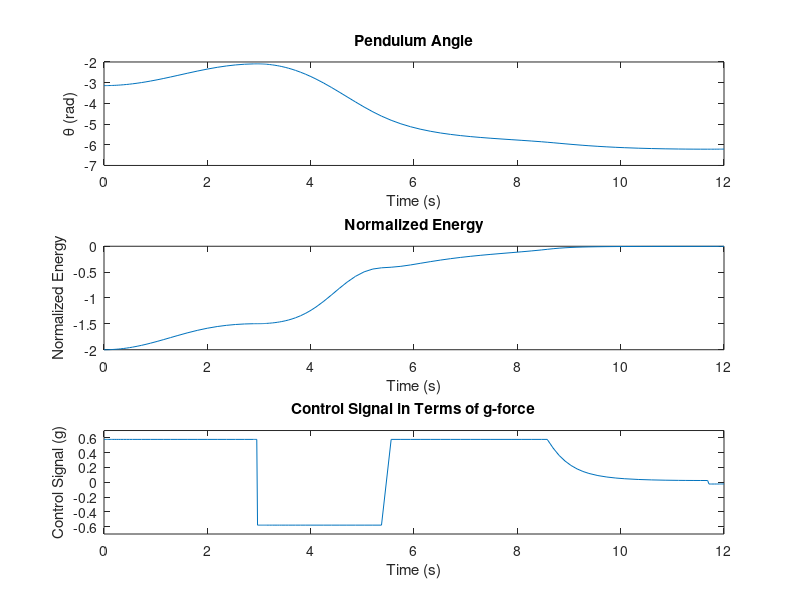

This figure's MATLAB source: (Note: this script raises an error after producing the figure.)
% Parameters
n = 0.58; % ratio of maximum acceleration to g
k = 100; % control gain
m = 0.01; % mass (kg)
l = 9.81; % length (m) adjusted for omega0 = 1
g = 9.81; % gravity (m/s^2)
J = m * l^2; % moment of inertia

% Initial conditions
theta0 = -pi; % initial angle (rad), downward position
dtheta0 = 0.001; % initial angular velocity (rad/s)

% Desired energy level at the upright position
E0 = 0;

% Time span
simTime = 12;
tspan = [0 simTime];

% State-space model function
function dxdt = pendulumStateSpace(~, x, J, m, g, l, k, n, E0)
    theta = x(1);
    dtheta = x(2);
    % Defnining Energy as per the equation 2
    E = 0.5 * J * dtheta^2 + m * g * l * (cos(theta) - 1);
    % Control equation as per the equation 8
    u_unsat = k * (E - E0) * sign(dtheta * cos(theta));
    % Applying the sat fuction in equation 8
    u = min(max(u_unsat, -n*g), n*g); % Saturate control signal
    
    dxdt = [dtheta;
            (m * g * l * sin(theta) - m * l * u * cos(theta)) / J];
end

% Solving ODE using ode45 with state-space model
[t, x] = ode45(@(t, x) pendulumStateSpace(t, x, J, m, g, l, k, n, E0), tspan, [theta0, dtheta0]);

% Calculating initial energy and print it
E_initial = 0.5 * J * dtheta0^2 + m * g * l * (cos(theta0) - 1);
fprintf('Initial Energy E: %.2f J\n', E_initial);

% Calculating control signal over time and print initial value
u_control_g_force = zeros(length(t), 1); % Control signal in terms of g-force
for i = 1:length(t)
    % Initializing theta variable
    theta = x(i, 1);
    % Initializing dtheta
    dtheta = x(i, 2);
    % Defnining Energy as per the equation 2
    E = 0.5 * J * dtheta^2 + m * g * l * (cos(theta) - 1);
    % Control equation as per the equation 8
    u_unsat = k * (E - E0) * sign(dtheta * cos(theta));
    % Applying the sat fuction in equation 8
    u_control_g_force(i) = min(max(u_unsat / g, -n), n); % Normalizing by g to express in terms of g-force
    % Printing the first value of control input
    if i == 1
        fprintf('Initial Control Signal: %.2f g\n', u_control_g_force(i));
    end
    
    % Stoping the applied force once the desired energy is reached
    if E >= E0 && i > 1
        u_control_g_force(i:end) = 0;
        break;
    end
end

% Plot results
figure;
subplot(3,1,1);
plot(t, x(:,1));
title('Pendulum Angle');
xlabel('Time (s)');
ylabel('\theta (rad)');

subplot(3,1,2);
E_norm = (0.5 * J * x(:,2).^2 + m * g * l .* (cos(x(:,1)) - 1)) / (m*g*l);
plot(t, E_norm);
title('Normalized Energy');
xlabel('Time (s)');
ylabel('Normalized Energy');

subplot(3,1,3);
plot(t(1:length(u_control_g_force)), u_control_g_force);
title('Control Signal in Terms of g-force');
xlabel('Time (s)');
ylabel('Control Signal (g)');
ylim([-0.7, 0.7]);

figure;
% Assuming theta representing the pendulum angles (in radians)
theta = x(:,1);  % Actual vector of theta values
time = linspace(0, simTime, length(theta));  % Create a time vector for sim time seconds

% Getting the length of theta
len_theta = length(theta);

% Define x and y positions as a function of theta
x_pos = @(t) sin(interp1(time, theta, t));   % Interpolate theta for continuous time t
y_pos = @(t) cos(interp1(time, theta, t));  % Interpolate theta for continuous time t

% Setting up animation loop
fanimator(@(t) plot(x_pos(t), y_pos(t), 'ko', 'MarkerFaceColor', 'k'), 'AnimationRange', [0 simTime], 'FrameRate', len_theta/simTime);
hold on;

% Plotting the line connecting the origin to the pendulum bob
fanimator(@(t) plot([0 x_pos(t)], [0 y_pos(t)], 'k-'), 'AnimationRange', [0 simTime], 'FrameRate', len_theta/simTime);

% Display the timer as text (t maps to time directly)
fanimator(@(t) text(-0.3, 0.3, "Timer: " + num2str(t, 2) + " s"), 'AnimationRange', [0 simTime], 'FrameRate', len_theta/simTime);

% Display the animation
hold off;
playAnimation;